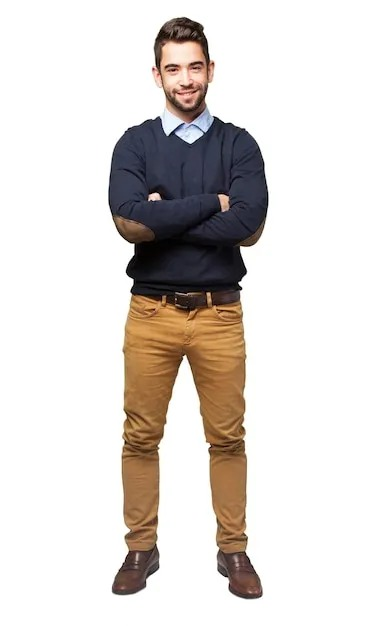
#> input picture Placement/helloman.jpg, 387 x 626 px
$ python 7.bitwise-operator.py
#> lines starting #> are read from the running program, lines starting #| are printed output that depends on the picture; after the words box and inside, x2 and y2 are one past the last pixel; in counts of white or black regions, pixels touching at a corner belong together
import cv2 as cv
import numpy as np

img1 = np.zeros((250,500,3),np.uint8)
img1 = cv.rectangle(img1,(200,0),(300,100),(255,255,255),-1)
img2 = cv.imread('helloman.jpg')
#> img2 is the input picture: shape (626, 387, 3); mean B, G, R 212.5, 216.1, 221.3


# Bitwise and Operator
bitAnd = cv.bitwise_and(img1[:100,:100],img2[:100,:100]) # The Both images have same size
#> bitAnd: shape (100, 100, 3); every value is 0
cv.imshow('img1',img1)
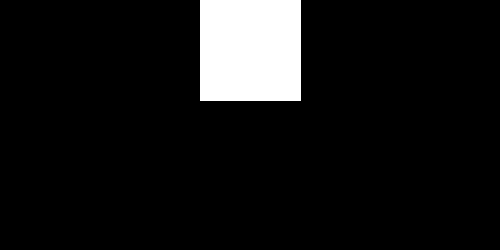
#> window 'img1': shape (250, 500, 3); 8.2% white; 1 white region, box (x1, y1, x2, y2) and area: (200, 0, 301, 101) 10201
cv.imshow('img2',img2)
cv.imshow('bitAnd',bitAnd)

cv.waitKey(0)
cv.destroyAllWindows()
